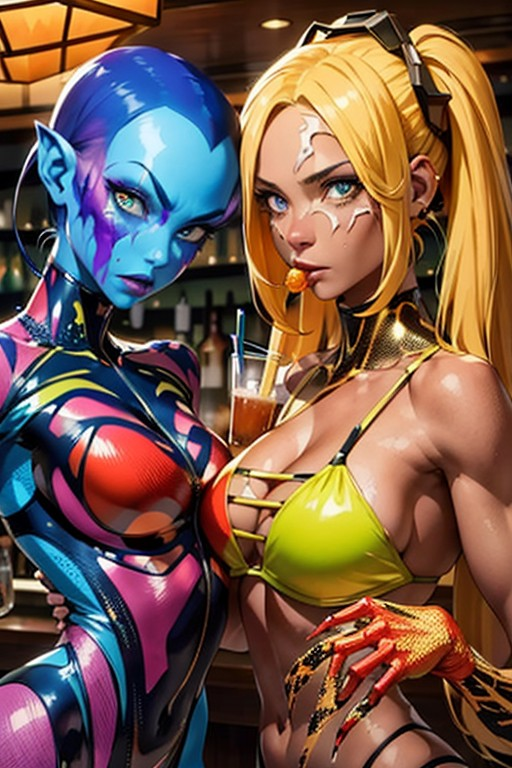
#> input picture test_scripts/00004.jpg, 512 x 768 px
$ python numpy_test2.py   (older library calls are emulated)
#> lines starting #> are read from the running program, lines starting #| are printed output that depends on the picture
import numpy as np
import cv2
from PIL import Image
from io import BytesIO


# Create a 3D array
c = np.array([[(1.5, 2, 3), (4, 5, 6)], [(3, 2, 1), (4, 5, 6)]])
print('\n3D array')
print('c = np.array([[(1.5, 2, 3), (4, 5, 6)], [(3, 2, 1), (4, 5, 6)]])')
print(c)

# Create an array of zeros
d = np.zeros((3, 4))
print('\nArray of zeros')
print('d = np.zeros((3, 4))')
print(d)

# Create an array of ones
e = np.ones((2, 3, 4), dtype=np.int16)
print('\nArray of ones')
print('e = np.ones((2, 3, 4), dtype=np.int16)')
print(e)

# Create an array of evenly spaced values
f = np.arange(10, 25, 5)
print('\nArray of evenly spaced values')
print('f = np.arange(10, 25, 5)')
print(f)

# Create an array of evenly spaced values (number of samples)
g = np.linspace(0, 2, 9)
print('\nArray of evenly spaced values (number of samples)')
print('g = np.linspace(0, 2, 9)')
print(g)

# Create a constant array
h = np.full((2, 2), 7)
print('\nConstant array')
print('h = np.full((2, 2), 7)')
print(h)

# Create a 2x2 identity matrix
i = np.eye(2)
print('\n2x2 Identity matrix')
print('i = np.eye(2)')
print(i)

# Create an array with random values
j = np.random.random((2, 2))
print('\nArray with random values')
print('j = np.random.random((2, 2))')
print(j)

# Create an empty array
k = np.empty((3, 2))
print('\nEmpty array')
print('k = np.empty((3, 2))')
print(k)

# Save and load arrays
a = np.array([1, 2, 3])
b = np.array([10, 15, 20])

np.save('my_array', a)
print('\nArray saved to disk: my_array.npy')

loaded_array = np.load('my_array.npy')
print('\nLoaded array from disk')
print(loaded_array)

np.savez('array.npz', a, b)
print('\nArrays saved to compressed format: array.npz')

loaded_npz = np.load('array.npz')
print('\nLoaded arrays from compressed format')
print(loaded_npz['arr_0'])
print(loaded_npz['arr_1'])

# Save and load text files
np.savetxt('myarray.txt', a, delimiter=' ')
print('\nArray saved to text file: myarray.txt')

loaded_txt = np.loadtxt('myarray.txt')
print('\nLoaded array from text file')
print(loaded_txt)

# Inspecting arrays
print('\nInspecting arrays')
print('Shape of a:', a.shape)
print('Length of a:', len(a))
print('Number of dimensions of b:', b.ndim)
print('Number of elements in e:', e.size)
print('Data type of b:', b.dtype)
print('Name of data type of b:', b.dtype.name)
print('Convert b to int:', b.astype(int))

# Data types
print('\nData types')
print('np.int64:', np.int64)
print('np.float32:', np.float32)
print('np.complex:', np.complex128)
print('np.bool:', np.bool_)
print('np.object:', np.object_)
print('np.string_:', np.string_)
print('np.unicode_:', np.unicode_)

# Array mathematics
print('\nArray mathematics')

# Define compatible arrays for operations
a = np.array([[1.5, 2, 3], [4, 5, 6]])
b = np.array([[1, 2, 3], [4, 5, 6]])

print('a - b')
print(a - b)
print('np.subtract(a, b)')
print(np.subtract(a, b))

print('b + a')
print(b + a)
print('np.add(b, a)')
print(np.add(b, a))

print('a / b')
print(a / b)
print('np.divide(a, b)')
print(np.divide(a, b))

print('a * b')
print(a * b)
print('np.multiply(a, b)')
print(np.multiply(a, b))

print('np.exp(b)')
print(np.exp(b))

print('np.sqrt(b)')
print(np.sqrt(b))

print('np.sin(a)')
print(np.sin(a))

print('np.cos(b)')
print(np.cos(b))

print('np.log(a)')
print(np.log(a))

# For dot product, ensure compatible shapes
e = np.array([[1, 2], [3, 4]])
f = np.array([[5, 6], [7, 8]])

print('e.dot(f)')
print(e.dot(f))

# Comparison
print('\nComparison')
print('a == b')
print(a == b)
print('a < 2')
print(a < 2)
print('np.array_equal(a, b)')
print(np.array_equal(a, b))

# Copying arrays
print('\nCopying arrays')
h = a.view()
print('View of array a')
print(h)

h_copy = np.copy(a)
print('Copy of array a')
print(h_copy)

h_deep_copy = a.copy()
print('Deep copy of array a')
print(h_deep_copy)

# Sorting arrays
print('\nSorting arrays')
a = np.array([[3, 2, 1], [6, 5, 4]])
print('Original array a')
print(a)

a.sort()
print('Sorted array a')
print(a)

c.sort(axis=0)
print('Sorted array c along axis 0')
print(c)

# Subsetting, slicing, indexing
print('\nSubsetting, slicing, indexing')
a = np.array([1, 2, 3])
print('a[2]')
print(a[2])

b = np.array([[1, 2, 3], [4, 5, 6]])
print('b[1,2]')
print(b[1, 2])

print('a[0:2]')
print(a[0:2])

print('b[0:2,1]')
print(b[0:2, 1])

print('b[:1]')
print(b[:1])

print('c[1,...]')
print(c[1, ...])

print('a[::-1]')
print(a[::-1])

# Boolean indexing
print('\nBoolean indexing')
print('a[a < 2]')
print(a[a < 2])

# Fancy indexing
print('\nFancy indexing')
print('b[[1,0,1,0],[0,1,2,0]]')
print(b[[1, 0, 1, 0], [0, 1, 2, 0]])

print('b[[1,0,1,0]][:,[0,1,2,0]]')
print(b[[1, 0, 1, 0]][:, [0, 1, 2, 0]])

# Combining arrays
print('\nCombining arrays')
a = np.array([[1, 2, 3], [4, 5, 6]])
d = np.array([[7, 8, 9], [10, 11, 12]])

print('Concatenate arrays a and d along axis 0')
print(np.concatenate((a, d), axis=0))

print('Concatenate arrays a and d along axis 1')
print(np.concatenate((a, d), axis=1))

print('Stack arrays vertically (row-wise)')
print(np.vstack((a, d)))

print('Stack arrays horizontally (column-wise)')
print(np.hstack((a, d)))

print('Column stack arrays')
print(np.column_stack((a, d)))

# Splitting arrays
print('\nSplitting arrays')
a = np.array([1, 2, 3, 4, 5, 6])
print('Split array a into 3 parts')
print(np.hsplit(a, 3))

c = np.array([[1.5, 2, 3], [4, 5, 6], [3, 2, 1], [4, 5, 6]])
print('Split array c into 2 parts vertically')
print(np.vsplit(c, 2))

# Create a 3D array
c = np.array([[(1.5, 2, 3), (4, 5, 6)], [(3, 2, 1), (4, 5, 6)]])
print('\n3D array')
print('c = np.array([[(1.5, 2, 3), (4, 5, 6)], [(3, 2, 1), (4, 5, 6)]])')
print(c)

# Create an array of zeros
d = np.zeros((3, 4))
print('\nArray of zeros')
print('d = np.zeros((3, 4))')
print(d)

# Create an array of ones
e = np.ones((2, 3), dtype=np.int16)
print('\nArray of ones')
print('e = np.ones((2, 3), dtype=np.int16)')
print(e)

# Create an array of evenly spaced values
f = np.arange(10, 25, 5)
print('\nArray of evenly spaced values')
print('f = np.arange(10, 25, 5)')
print(f)

# Create an array of evenly spaced values (number of samples)
g = np.linspace(0, 2, 9)
print('\nArray of evenly spaced values (number of samples)')
print('g = np.linspace(0, 2, 9)')
print(g)

# Create a constant array
h = np.full((2, 2), 7)
print('\nConstant array')
print('h = np.full((2, 2), 7)')
print(h)

# Create a 2x2 identity matrix
i = np.eye(2)
print('\n2x2 identity matrix')
print('i = np.eye(2)')
print(i)

# Create an array with random values
j = np.random.random((2, 2))
print('\nArray with random values')
print('j = np.random.random((2, 2))')
print(j)

# Create an empty array
k = np.empty((3, 2))
print('\nEmpty array')
print('k = np.empty((3, 2))')
print(k)

# I/O Saving & Loading on Disk
a = np.array([1, 2, 3])
b = np.array([10, 15, 20])
np.save('my_array', a)
np.savez('array.npz', a, b)
loaded_array = np.load('my_array.npy')
print('\nLoaded array from disk')
print(loaded_array)

# Saving & Loading Text Files
np.savetxt('myarray.txt', a, delimiter=' ')
loaded_txt_array = np.loadtxt('myarray.txt')
print('\nLoaded text array from disk')
print(loaded_txt_array)

# Inspecting Your Array
print('\nInspecting arrays')
print('a.shape:', a.shape)  # Array dimensions
print('len(a):', len(a))  # Length of array
print('b.ndim:', b.ndim)  # Number of array dimensions
print('e.size:', e.size)  # Number of array elements
print('b.dtype:', b.dtype)  # Data type of array elements
print('b.dtype.name:', b.dtype.name)  # Name of data type
print('b.astype(int):', b.astype(int))  # Convert an array to a different type

# Data Types
print('\nData types')
print('np.int64:', np.int64)  # Signed 64-bit integer types
print('np.float32:', np.float32)  # Standard double-precision floating point
print('complex:', complex)  # Complex numbers represented by 128 floats (use Python built-in 'complex')
print('np.complex128:', np.complex128)  # Alternatively, use np.complex128 for NumPy complex type
print('bool:', bool)  # Boolean type storing TRUE and FALSE values (use Python built-in 'bool')
print('np.bool_:', np.bool_)  # Alternatively, use np.bool_ for NumPy boolean type
print('object:', object)  # Python object type (use Python built-in 'object')
print('np.bytes_:', np.bytes_)  # Fixed-length string type
print('np.str_:', np.str_)  # Fixed-length unicode type

# Array Mathematics
a = np.array([[1.5, 2, 3], [4, 5, 6]])
b = np.array([[1, 2, 3], [4, 5, 6]])

print('\nArray Mathematics')
print('Subtraction')
print('g = a - b')
print(a - b)
print('np.subtract(a, b)')
print(np.subtract(a, b))

print('Addition')
print('b + a')
print(b + a)
print('np.add(b, a)')
print(np.add(b, a))

print('Division')
print('a / b')
print(a / b)
print('np.divide(a, b)')
print(np.divide(a, b))

print('Multiplication')
print('a * b')
print(a * b)
print('np.multiply(a, b)')
print(np.multiply(a, b))

print('Exponentiation')
print('np.exp(b)')
print(np.exp(b))

print('Square root')
print('np.sqrt(b)')
print(np.sqrt(b))

print('Sines')
print('np.sin(a)')
print(np.sin(a))

print('Cosines')
print('np.cos(b)')
print(np.cos(b))

print('Natural logarithm')
print('np.log(a)')
print(np.log(a))

# Ensure e and f are aligned for dot product
e = np.ones((2, 2), dtype=np.int16)  # Adjust e to be 2x2
f = np.full((2, 2), 7)  # Adjust f to be 2x2

print('Dot product')
print('e.dot(f)')
print(e.dot(f))

# Comparison
print('\nComparison')
print('a == b')
print(a == b)
print('a < 2')
print(a < 2)
print('np.array_equal(a, b)')
print(np.array_equal(a, b))

# Copying Arrays
print('\nCopying arrays')
h = a.view()  # Create a view of the array with the same data
print('a.view()')
print(h)

print('np.copy(a)')
print(np.copy(a))

h = a.copy()  # Create a deep copy of the array
print('a.copy()')
print(h)

# Sorting Arrays
print('\nSorting arrays')
print('a.sort()')
a.sort()
print(a)

print('c.sort(axis=0)')
c.sort(axis=0)
print(c)

# Ensure 'a' has enough elements
a = np.array([1, 2, 3])
print('\nArray a')
print('a = np.array([1, 2, 3])')
print(a)

import numpy as np

# Create a 3D array
c = np.array([[(1.5, 2, 3), (4, 5, 6)], [(3, 2, 1), (4, 5, 6)]])
print('\n3D array')
print('c = np.array([[(1.5, 2, 3), (4, 5, 6)], [(3, 2, 1), (4, 5, 6)]])')
print(c)

# Create an array of zeros
d = np.zeros((3, 4))
print('\nArray of zeros')
print('d = np.zeros((3, 4))')
print(d)

# Create an array of ones
e = np.ones((2, 3), dtype=np.int16)
print('\nArray of ones')
print('e = np.ones((2, 3), dtype=np.int16)')
print(e)

# Create an array of evenly spaced values
f = np.arange(10, 25, 5)
print('\nArray of evenly spaced values')
print('f = np.arange(10, 25, 5)')
print(f)

# Create an array of evenly spaced values (number of samples)
g = np.linspace(0, 2, 9)
print('\nArray of evenly spaced values (number of samples)')
print('g = np.linspace(0, 2, 9)')
print(g)

# Create a constant array
h = np.full((2, 2), 7)
print('\nConstant array')
print('h = np.full((2, 2), 7)')
print(h)

# Create a 2x2 identity matrix
i = np.eye(2)
print('\n2x2 identity matrix')
print('i = np.eye(2)')
print(i)

# Create an array with random values
j = np.random.random((2, 2))
print('\nArray with random values')
print('j = np.random.random((2, 2))')
print(j)

# Create an empty array
k = np.empty((3, 2))
print('\nEmpty array')
print('k = np.empty((3, 2))')
print(k)

# I/O Saving & Loading on Disk
a = np.array([1, 2, 3])
b = np.array([10, 15, 20])
np.save('my_array', a)
np.savez('array.npz', a, b)
loaded_array = np.load('my_array.npy')
print('\nLoaded array from disk')
print(loaded_array)

# Saving & Loading Text Files
np.savetxt('myarray.txt', a, delimiter=' ')
loaded_txt_array = np.loadtxt('myarray.txt')
print('\nLoaded text array from disk')
print(loaded_txt_array)

# Inspecting Your Array
print('\nInspecting arrays')
print('a.shape:', a.shape)  # Array dimensions
print('len(a):', len(a))  # Length of array
print('b.ndim:', b.ndim)  # Number of array dimensions
print('e.size:', e.size)  # Number of array elements
print('b.dtype:', b.dtype)  # Data type of array elements
print('b.dtype.name:', b.dtype.name)  # Name of data type
print('b.astype(int):', b.astype(int))  # Convert an array to a different type

# Data Types
print('\nData types')
print('np.int64:', np.int64)  # Signed 64-bit integer types
print('np.float32:', np.float32)  # Standard double-precision floating point
print('complex:', complex)  # Complex numbers represented by 128 floats (use Python built-in 'complex')
print('np.complex128:', np.complex128)  # Alternatively, use np.complex128 for NumPy complex type
print('bool:', bool)  # Boolean type storing TRUE and FALSE values (use Python built-in 'bool')
print('np.bool_:', np.bool_)  # Alternatively, use np.bool_ for NumPy boolean type
print('object:', object)  # Python object type (use Python built-in 'object')
print('np.bytes_:', np.bytes_)  # Fixed-length string type
print('np.str_:', np.str_)  # Fixed-length unicode type

# Array Mathematics
a = np.array([[1.5, 2, 3], [4, 5, 6]])
b = np.array([[1, 2, 3], [4, 5, 6]])

print('\nArray Mathematics')
print('Subtraction')
print('g = a - b')
print(a - b)
print('np.subtract(a, b)')
print(np.subtract(a, b))

print('Addition')
print('b + a')
print(b + a)
print('np.add(b, a)')
print(np.add(b, a))

print('Division')
print('a / b')
print(a / b)
print('np.divide(a, b)')
print(np.divide(a, b))

print('Multiplication')
print('a * b')
print(a * b)
print('np.multiply(a, b)')
print(np.multiply(a, b))

print('Exponentiation')
print('np.exp(b)')
print(np.exp(b))

print('Square root')
print('np.sqrt(b)')
print(np.sqrt(b))

print('Sines')
print('np.sin(a)')
print(np.sin(a))

print('Cosines')
print('np.cos(b)')
print(np.cos(b))

print('Natural logarithm')
print('np.log(a)')
print(np.log(a))

# Ensure e and f are aligned for dot product
e = np.ones((2, 2), dtype=np.int16)  # Adjust e to be 2x2
f = np.full((2, 2), 7)  # Adjust f to be 2x2

print('Dot product')
print('e.dot(f)')
print(e.dot(f))

# Comparison
print('\nComparison')
print('a == b')
print(a == b)
print('a < 2')
print(a < 2)
print('np.array_equal(a, b)')
print(np.array_equal(a, b))

# Copying Arrays
print('\nCopying arrays')
h = a.view()
# Create a view of the array with the same data
print('a.view()')
print(h)

print('np.copy(a)')
print(np.copy(a))

h = a.copy()
# Create a deep copy of the array
print('a.copy()')
print(h)

# Sorting Arrays
print('\nSorting arrays')
print('a.sort()')
a.sort()
print(a)

print('c.sort(axis=0)')
c.sort(axis=0)
print(c)

# Ensure 'a' has enough elements
a = np.array([1, 2, 3])
print('\nArray a')
print('a = np.array([1, 2, 3])')
print(a)

# Subsetting, Slicing, Indexing
print('\nSubsetting, slicing, indexing')
print('a[2]')
print(a[2])

print('b[1,2]')
print(b[1, 2])

print('a[0:2]')
print(a[0:2])

print('b[0:2,1]')
print(b[0:2, 1])

print('b[:1]')
print(b[:1])

print('c[1,...]')
print(c[1, ...])

print('a[::-1]')
print(a[::-1])

print('Boolean Indexing')
print('a[a < 2]')
print(a[a < 2])

print('Fancy Indexing')
print('b[[1,0,1, 0],[0,1, 2, 0]]')
print(b[[1, 0, 1, 0], [0, 1, 2, 0]])

print('b[[1,0,1, 0]][:,[0,1,2,0]]')
print(b[[1, 0, 1, 0]][:, [0, 1, 2, 0]])

# Array Manipulation
print('\nArray manipulation')
print('Transposing array')
i = np.transpose(b)
print('np.transpose(b)')
print(i)
print('i.T')
print(i.T)

print('Changing array shape')
print('b.ravel()')
print(b.ravel())
print('g.reshape(3, -2)')
print(g.reshape(3, -2))

print('Adding/Removing Elements')
h = np.array([[1, 2, 3], [4, 5, 6]])
print('h.resize((2,6))')
h.resize((2, 6))
print(h)
print('np.append(h,g)')
print(np.append(h, g))
print('np.insert(a, 1, 5)')
print(np.insert(a, 1, 5))
print('np.delete(a, [1])')
print(np.delete(a, [1]))


# Example arrays (adjust to match your actual data)
a = np.array([1, 2, 3])  # 1-dimensional array
d = np.array([[4, 5, 6], [7, 8, 9]])  # 2-dimensional array with shape (2, 3)

# Check shapes
print("Shape of a:", a.shape)  # Output: (3,)
print("Shape of d:", d.shape)  # Output: (2, 3)

# Reshape `a` to be compatible with `d` if needed
a = np.expand_dims(a, axis=0)  # Reshape `a` to (1, 3)
print('Combining arrays')
print('np.concatenate((a, d), axis=0)')
print(np.concatenate((a, d), axis=0))
print('np.vstack((a, b))')
print(np.vstack((a, b)))
print('np.r_[e, f]')
print(np.r_[e, f])

# Example arrays (adjust to match your actual data)
a = np.array([1, 2, 3])  # 1-dimensional array
d = np.array([[4, 5, 6], [7, 8, 9]])  # 2-dimensional array with shape (2, 3)

# Check shapes
print("Shape of a:", a.shape)  # Output: (3,)
print("Shape of d:", d.shape)  # Output: (2, 3)

# Reshape `a` to be compatible with `d` if needed
a = np.expand_dims(a, axis=0)  # Reshape `a` to (1, 3)

# Now, concatenate along axis 0
result = np.concatenate((a, d), axis=0)
print("Concatenated array:")
print(result)
print("Shape of concatenated array:", result.shape)

# Example arrays (adjust to match your actual data)
import numpy as np
import cv2
from PIL import Image
from io import BytesIO

# Create a grayscale image array
gray_img = np.zeros((256, 256), dtype=np.uint8)
print('\nGrayscale Image')
print('gray_img = np.zeros((256, 256), dtype=np.uint8)')
print(gray_img)

# Create a color image array
color_img = np.zeros((256, 256, 3), dtype=np.uint8)
print('\nColor Image')
print('color_img = np.zeros((256, 256, 3), dtype=np.uint8)')
print(color_img)

# Read an image using OpenCV (cv2)
img_path = '00004.jpg'
opencv_img = cv2.imread(img_path)
#> opencv_img is the input picture: shape (768, 512, 3); mean B, G, R 74.7, 89.4, 117.8
print('\nRead Image using OpenCV (cv2)')
print(f'opencv_img = cv2.imread("{img_path}")')
print(opencv_img)

# Convert an image to grayscale using OpenCV
gray_opencv_img = cv2.cvtColor(opencv_img, cv2.COLOR_BGR2GRAY)
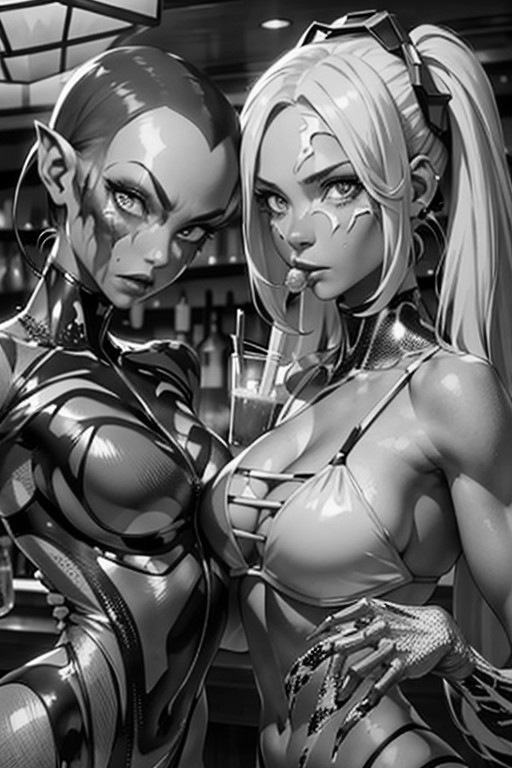
#> gray_opencv_img: shape (768, 512); min 0, max 255, mean 96.2
print('\nConvert Image to Grayscale using OpenCV')
print('gray_opencv_img = cv2.cvtColor(opencv_img, cv2.COLOR_BGR2GRAY)')
print(gray_opencv_img)

# Convert an image array to PIL Image
pil_img = Image.fromarray(opencv_img)
print('\nConvert Image Array to PIL Image')
print('pil_img = Image.fromarray(opencv_img)')
print(pil_img)

# Convert a PIL Image to numpy array
numpy_img = np.array(pil_img)
print('\nConvert PIL Image to Numpy Array')
print('numpy_img = np.array(pil_img)')
print(numpy_img)

# Save an image using OpenCV
save_path = 'image.jpg'
cv2.imwrite(save_path, opencv_img)
print(f'\nSave Image using OpenCV: {save_path}')

# Load an image from BytesIO using PIL
bytes_img = BytesIO()
pil_img.save(bytes_img, format='JPEG')
bytes_img.seek(0)
loaded_pil_img = Image.open(bytes_img)
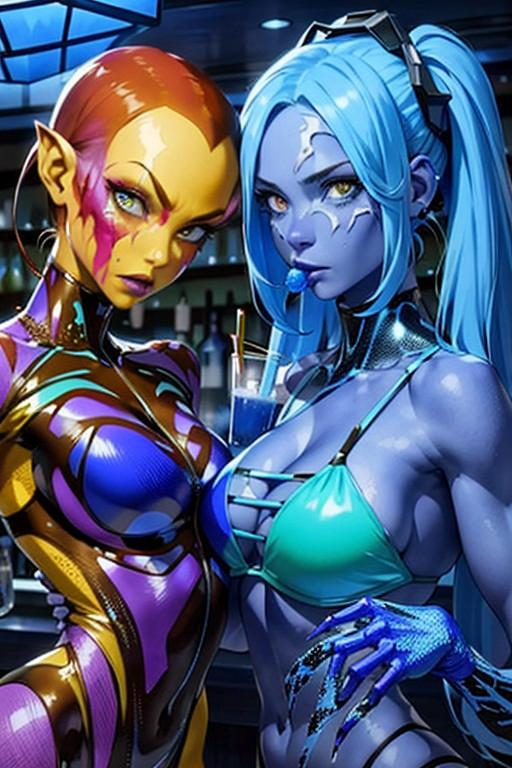
#> loaded_pil_img: PIL image 512x768 RGB; mean R, G, B 74.9, 89.4, 117.8
loaded_numpy_img = np.array(loaded_pil_img)
print('\nLoad Image from BytesIO using PIL')
print('loaded_pil_img = Image.open(bytes_img)')
print('loaded_numpy_img = np.array(loaded_pil_img)')

# Resize an image using OpenCV
resized_img = cv2.resize(opencv_img, (512, 512))
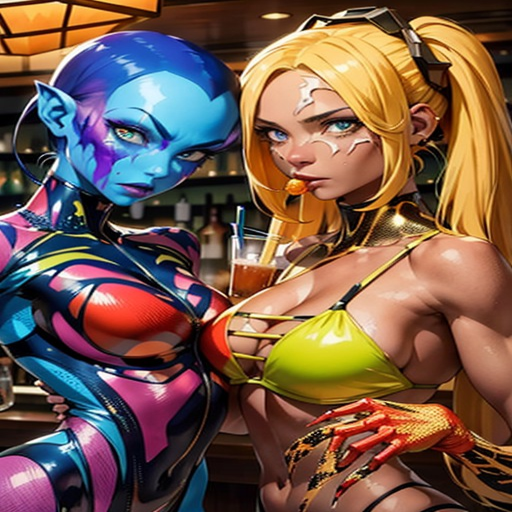
#> resized_img: shape (512, 512, 3); mean B, G, R 74.8, 89.5, 117.9
print('\nResize Image using OpenCV')
print('resized_img = cv2.resize(opencv_img, (512, 512))')
print(resized_img)
